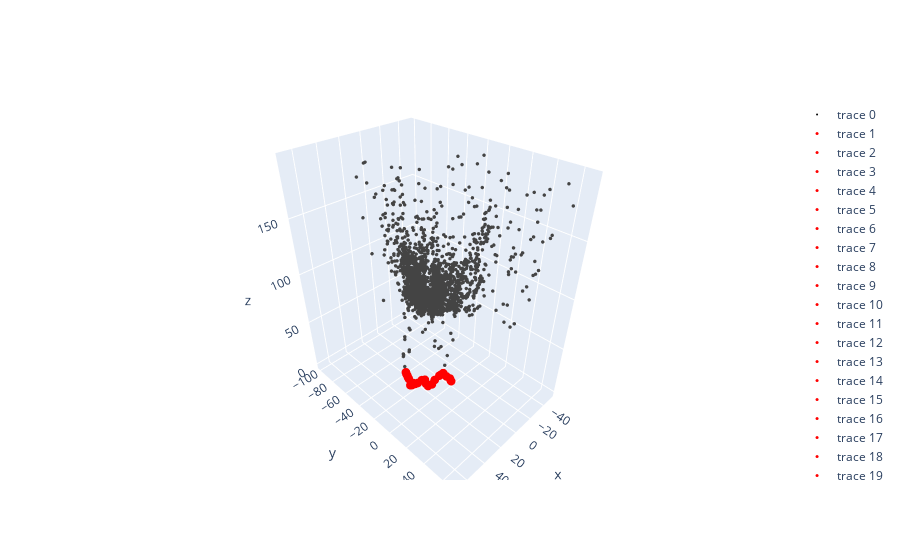

Notebook code for this chart:
### Code cell
pc.filter_points(90)
pts_3d_plot = np.array([point for point in pc.tracks.keys()])
print(f"Number of 3D points in the point cloud = {len(pts_3d_plot)}")
pcPlot = plotter(pts_3d_plot, pc.gtsam_camera_poses, 4000)
pcPlot.plot_3d_go()

### Figure 1 — Plotly figure (JSON) as saved in the notebook; plotly's stock layout.template omitted (floating-point values rounded to 4 significant figures; data arrays with more than 128 entries replaced by an {"elided": "..."} marker saying what was removed)
{"data": [{"marker": {"color": [[0, 0, 0]], "size": 1.2}, "mode": "markers", "type": "scatter3d", "x": {"elided": "2295 float values"}, "y": {"elided": "2295 float values"}, "z": {"elided": "2295 float values"}}, {"marker": {"color": "red", "size": 3}, "mode": "markers", "type": "scatter3d", "x": [0], "y": [0], "z": [0]}, {"marker": {"color": "red", "size": 3}, "mode": "markers", "type": "scatter3d", "x": [0.4929], "y": [0.02293], "z": [0.8698]}, {"marker": {"color": "red", "size": 3}, "mode": "markers", "type": "scatter3d", "x": [0.998], "y": [-0.6793], "z": [3.521]}, {"marker": {"color": "red", "size": 3}, "mode": "markers", "type": "scatter3d", "x": [4.854], "y": [-1.493], "z": [8.526]}, {"marker": {"color": "red", "size": 3}, "mode": "markers", "type": "scatter3d", "x": [8.149], "y": [-2.362], "z": [14.32]}, {"marker": {"color": "red", "size": 3}, "mode": "markers", "type": "scatter3d", "x": [10.57], "y": [-2.457], "z": [14.31]}, {"marker": {"color": "red", "size": 3}, "mode": "markers", "type": "scatter3d", "x": [12.86], "y": [-2.461], "z": [14.56]}, {"marker": {"color": "red", "size": 3}, "mode": "markers", "type": "scatter3d", "x": [17.41], "y": [-3.615], "z": [11.79]}, {"marker": {"color": "red", "size": 3}, "mode": "markers", "type": "scatter3d", "x": [20.86], "y": [-3.696], "z": [8.818]}, {"marker": {"color": "red", "size": 3}, "mode": "markers", "type": "scatter3d", "x": [24.92], "y": [-4.301], "z": [9.404]}, {"marker": {"color": "red", "size": 3}, "mode": "markers", "type": "scatter3d", "x": [26.99], "y": [-4.471], "z": [13.53]}, {"marker": {"color": "red", "size": 3}, "mode": "markers", "type": "scatter3d", "x": [26.75], "y": [-6.235], "z": [16.93]}, {"marker": {"color": "red", "size": 3}, "mode": "markers", "type": "scatter3d", "x": [29.77], "y": [-6.93], "z": [18.2]}, {"marker": {"color": "red", "size": 3}, "mode": "markers", "type": "scatter3d", "x": [33.8], "y": [-7.544], "z": [17.33]}, {"marker": {"color": "red", "size": 3}, "mode": "markers", "type": "scatter3d", "x": [35.94], "y": [-8.506], "z": [17.09]}, {"marker": {"color": "red", "size": 3}, "mode": "markers", "type": "scatter3d", "x": [37.58], "y": [-8.849], "z": [19.05]}, {"marker": {"color": "red", "size": 3}, "mode": "markers", "type": "scatter3d", "x": [39.12], "y": [-9.021], "z": [17.72]}, {"marker": {"color": "red", "size": 3}, "mode": "markers", "type": "scatter3d", "x": [40.51], "y": [-9.48], "z": [18.24]}, {"marker": {"color": "red", "size": 3}, "mode": "markers", "type": "scatter3d", "x": [40.37], "y": [-11.24], "z": [24.25]}, {"marker": {"color": "red", "size": 3}, "mode": "markers", "type": "scatter3d", "x": [40.74], "y": [-11.75], "z": [25.81]}, {"marker": {"color": "red", "size": 3}, "mode": "markers", "type": "scatter3d", "x": [41.4], "y": [-11.9], "z": [28.68]}, {"marker": {"color": "red", "size": 3}, "mode": "markers", "type": "scatter3d", "x": [41.53], "y": [-12.63], "z": [29.61]}, {"marker": {"color": "red", "size": 3}, "mode": "markers", "type": "scatter3d", "x": [42.01], "y": [-12.74], "z": [32.17]}], "layout": {}}
